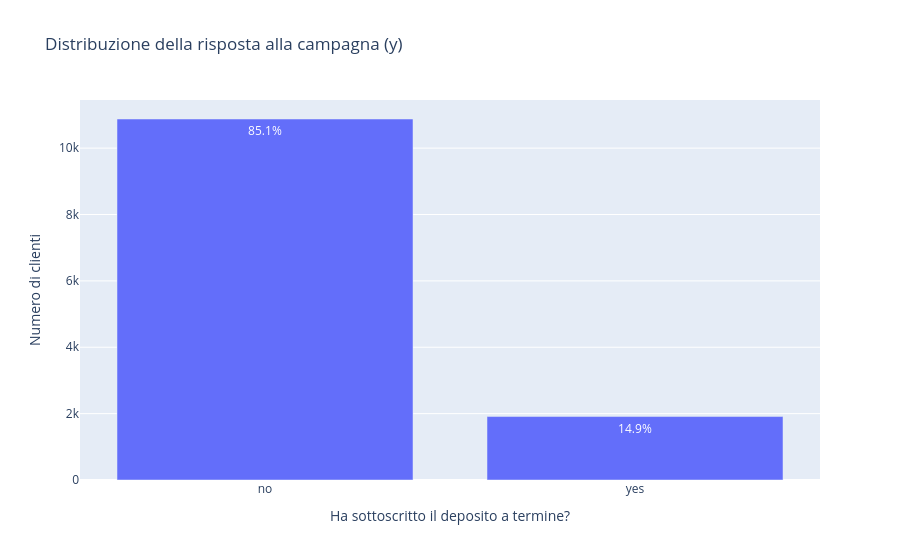

The cell this chart's notebook holds for it:
### Code cell
# Distribuzione del target y
target_counts = df["y"].value_counts().reset_index()
target_counts.columns = ["y", "count"]
target_counts["percentage"] = target_counts["count"] / target_counts["count"].sum() * 100

print(target_counts)

fig = px.bar(
    target_counts,
    x="y",
    y="count",
    text=target_counts["percentage"].map(lambda v: f"{v:.1f}%"),
    title="Distribuzione della risposta alla campagna (y)"
)
fig.update_layout(
    xaxis_title="Ha sottoscritto il deposito a termine?",
    yaxis_title="Numero di clienti"
)
fig.show()

### Figure 1 — Plotly figure (JSON) as saved in the notebook; plotly's stock layout.template omitted (floating-point values rounded to 4 significant figures)
{"data": [{"hovertemplate": "y=%{x}<br>count=%{y}<br>text=%{text}<extra></extra>", "legendgroup": "", "marker": {"color": "#636efa", "pattern": {"shape": ""}}, "name": "", "orientation": "v", "showlegend": false, "text": ["85.1%", "14.9%"], "textposition": "auto", "type": "bar", "x": ["no", "yes"], "xaxis": "x", "y": [10878, 1912], "yaxis": "y"}], "layout": {"barmode": "relative", "legend": {"tracegroupgap": 0}, "title": {"text": "Distribuzione della risposta alla campagna (y)"}, "xaxis": {"anchor": "y", "domain": [0, 1], "title": {"text": "Ha sottoscritto il deposito a termine?"}}, "yaxis": {"anchor": "x", "domain": [0, 1], "title": {"text": "Numero di clienti"}}}}
